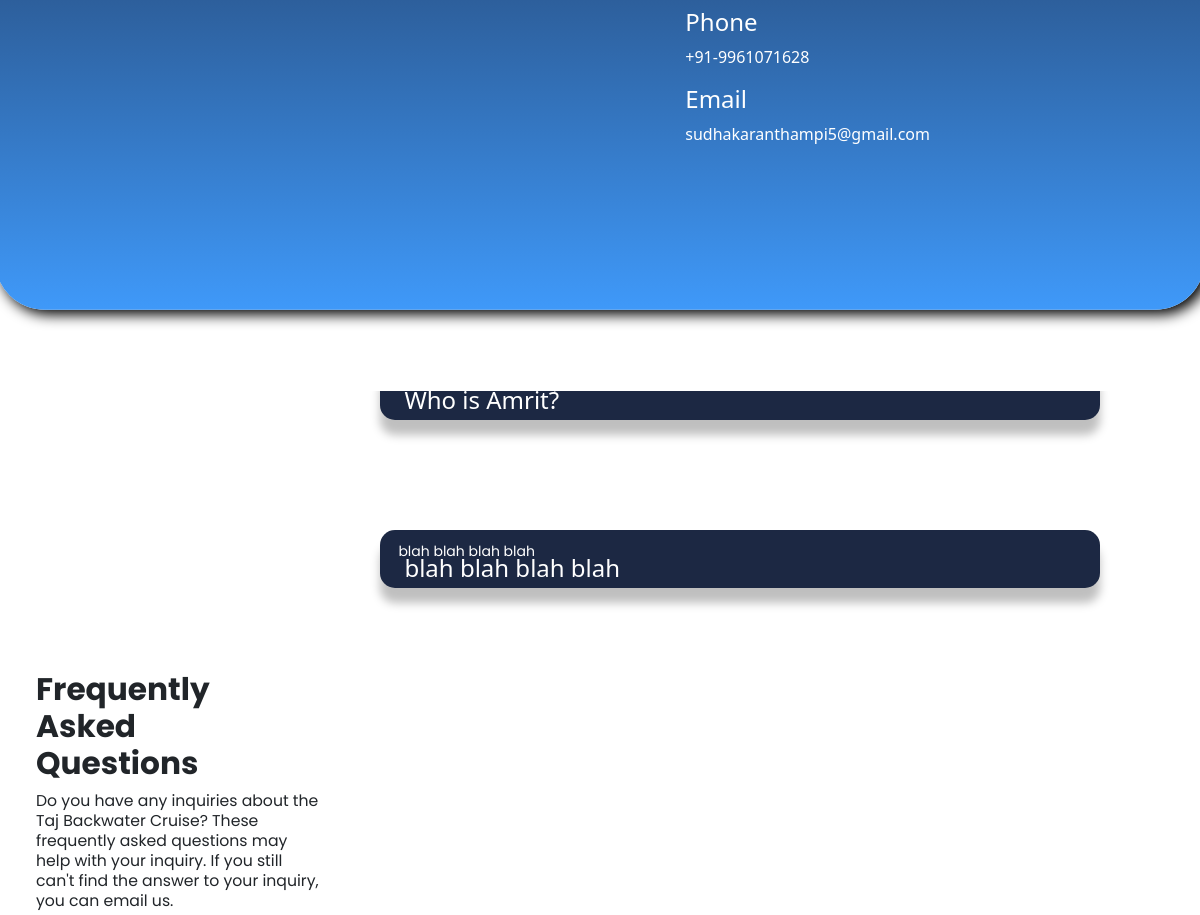
/ (middle part), run on an earlier commit of the app's database.
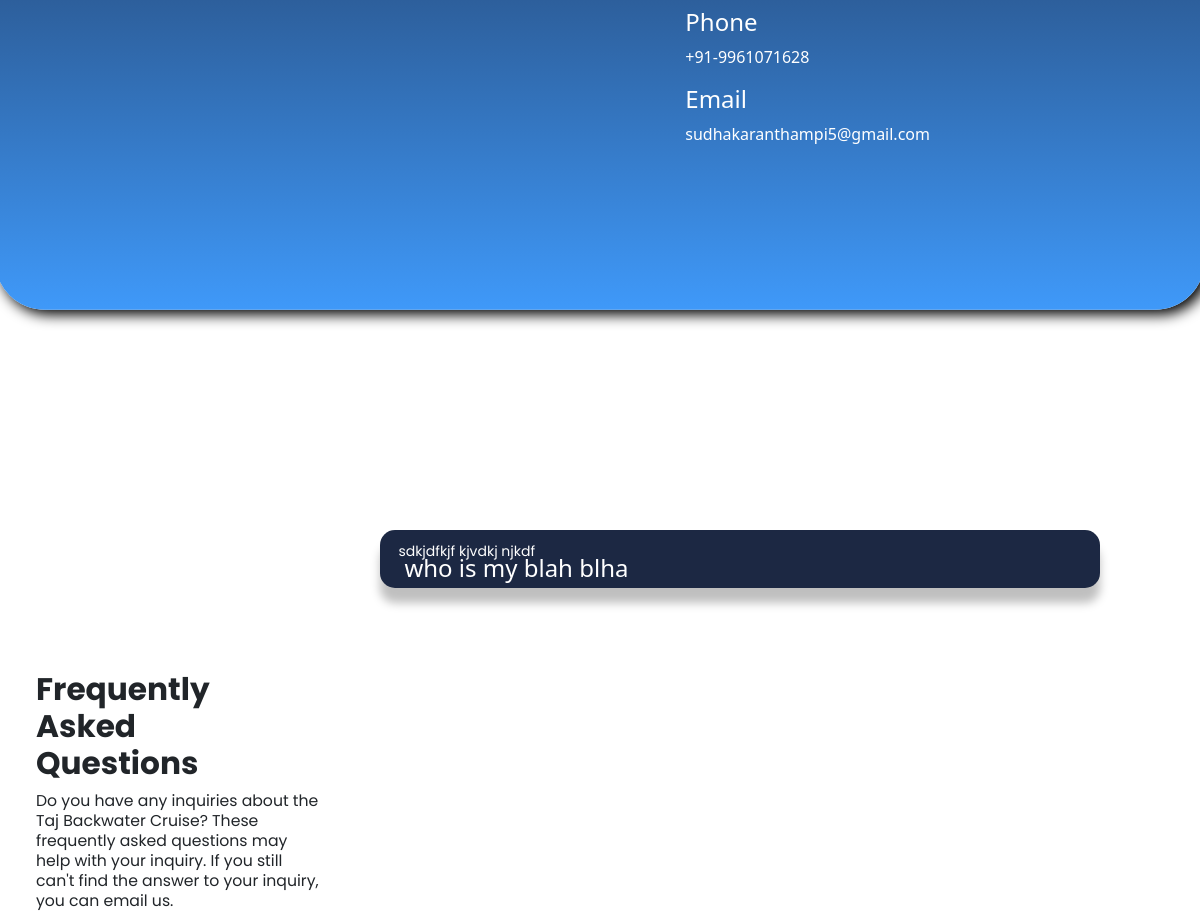
And on a later commit of the database.
### root/models.py (models this page shows)
class Faq(models.Model):
    question = models.TextField()
    answer = models.TextField()
    date = models.DateTimeField(auto_now=True)

### root/views.py (the view)
# urls.py: path('',home_page, name="Home-Page"),
def home_page(request):
    print('working home page')
    faqs = Faq.objects.order_by('date')[:3]
    try:
        return render(request,'root/index.html',{'faqs':faqs})
    except Exception as e:
        print(e)
    return render(request,'root/index.html',{'faqs':faqs})

### templates/root/index.html (shortened to what this page needs)
{% extends "booking/navbar.html" %}
{% load static %}
{% block static %}<link rel="stylesheet" href="{% static 'css/home_page.css' %}">
<link rel="stylesheet" href="{% static 'css/footer.css' %}"> {% endblock static %}
{% block content %}
  <div class="add-field">
    <div class="add-sec" id="contact">
        <div class="block">
          <iframe src="https://www.google.com/maps/embed?pb=!1m18!1m12!1m3!1d3947.7958353531985!2d77.07554789999999!3d8.3230759!2m3!1f0!2f0!3f0!3m2!1i1024!2i768!4f13.1!3m3!1m2!1s0x3b05a90c215fa469%3A0x2b6fc66679afe1bd!2sBund%20Rd%2C%20Poovar%2C%20Kerala!5e0!3m2!1sen!2sin!4v1675494349144!5m2!1sen!2sin" width="600" height="450" style="border:0;" allowfullscreen="" loading="lazy"></iframe>
              <div class="content">
                     <h4>Phone</h4>
                     <p>+91-9961071628</p>
                     <h4>Email</h4>
                     <p>sudhakaranthampi5@gmail.com</p>
              </div>
        </div>
    </div>
  </div>
   <div class="faq-sec" id="faq">
      <div class="flex">
       <div class="left">
           <h4>Frequently Asked Questions</h4>
           <p>Do you have any inquiries about the Taj Backwater Cruise? These frequently asked questions may help with your inquiry. If you still can't find the answer to your inquiry, you can email us.</p>
          </div>
        <div class="right">
          {% for faq in faqs %}
          <div class="faqs" style="width: 60vw; margin-left: 3vw;">
            <div class="head">
               <div class="heading">
                <h4>{{faq.question}}</h4>
               </div>
            </div>
            <div class="cont" style="padding-left: 1.5vw;">
              <p>{{faq.answer}}</p>
            </div>
          </div>
          {% endfor %}
     </div>
        </div>
     </div>
{% endblock content %}

What changed in the data, as far as the page shows it:
removed Faq: question "Who is Amrit?"
changed Faq: question "blah blah blah blah" → "who is my blah blha"; answer "blah blah blah blah" → "sdkjdfkjf kjvdkj njkdf"
